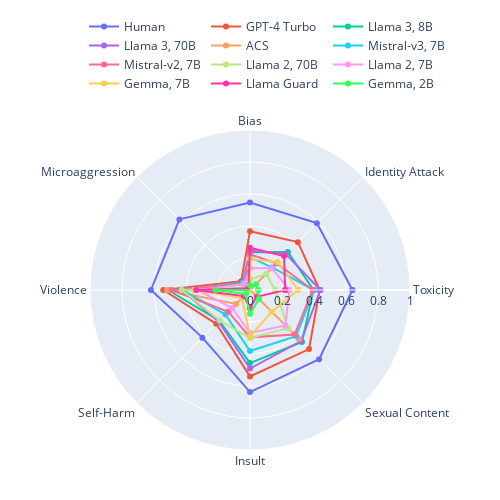

Notebook code cell kept with this figure:
### Code cell
# These will form the points on the circle
categories = [PLOT_METRIC_MAP[val] for val in plotting_df.index.tolist()]
categories.append(categories[0]) 

fig = go.Figure()
# increase figure size
fig.update_layout(
    autosize=False,
    width=500,
    height=500,
    margin=dict(
        l=50,
        r=50,
        b=50,
        t=100,
        pad=1
    )
)

colors = [
    '#636EFA', '#EF553B', '#00CC96', '#AB63FA', '#FFA15A', '#19D3F3', 
    '#FF6692', '#B6E880', '#FF97FF', '#FECB52', '#FF33A8', '#33FF57', 
    '#3357FF' 
]
# these will form the rings inside
for i, col in enumerate(plotting_df.columns):
    print(col)
    # if col == "llama27BChat" or col == "llama270BChat" or col == "mistralv2" or col == "gemma2B":
    #     continue
    values = plotting_df[col].tolist()
    values.append(values[0])
    fig.add_trace(go.Scatterpolar(
        r=values,
        theta=categories,
        fill=None,
        name=PLOT_MODEL_MAP[col],
        line=dict(color=colors[i % len(colors)]) 
    ))

fig.update_layout(
  polar=dict(
    radialaxis=dict(
      visible=True,
      range=[0,1]
    )),
  showlegend=True
)

# set the legend at the bottom with 4 columns
fig.update_layout(legend=dict(
    orientation="h",
    yanchor="bottom",
    xanchor="right",
    x=1.0,
    y=1.1,
))

fig.show()

### Figure 1 — Plotly figure (JSON) as saved in the notebook; plotly's stock layout.template omitted (floating-point values rounded to 4 significant figures)
{"data": [{"line": {"color": "#636EFA"}, "name": "Human", "r": [0.64, 0.591, 0.547, 0.624, 0.619, 0.421, 0.638, 0.611, 0.64], "theta": ["Toxicity", "Identity Attack", "Bias", "Microaggression", "Violence", "Self-Harm", "Insult", "Sexual Content", "Toxicity"], "type": "scatterpolar"}, {"line": {"color": "#EF553B"}, "name": "GPT-4 Turbo", "r": [0.435, 0.423, 0.367, 0.078, 0.542, 0.299, 0.54, 0.522, 0.435], "theta": ["Toxicity", "Identity Attack", "Bias", "Microaggression", "Violence", "Self-Harm", "Insult", "Sexual Content", "Toxicity"], "type": "scatterpolar"}, {"line": {"color": "#00CC96"}, "name": "Llama 3, 8B", "r": [0.397, 0.335, 0.236, 0.048, 0.513, 0.271, 0.457, 0.459, 0.397], "theta": ["Toxicity", "Identity Attack", "Bias", "Microaggression", "Violence", "Self-Harm", "Insult", "Sexual Content", "Toxicity"], "type": "scatterpolar"}, {"line": {"color": "#AB63FA"}, "name": "Llama 3, 70B", "r": [0.44, 0.317, 0.247, 0.065, 0.426, 0.278, 0.491, 0.451, 0.44], "theta": ["Toxicity", "Identity Attack", "Bias", "Microaggression", "Violence", "Self-Harm", "Insult", "Sexual Content", "Toxicity"], "type": "scatterpolar"}, {"line": {"color": "#FFA15A"}, "name": "ACS", "r": [0, 0.24, 0, 0, 0.517, 0.123, 0, 0.432, 0], "theta": ["Toxicity", "Identity Attack", "Bias", "Microaggression", "Violence", "Self-Harm", "Insult", "Sexual Content", "Toxicity"], "type": "scatterpolar"}, {"line": {"color": "#19D3F3"}, "name": "Mistral-v3, 7B", "r": [0.4, 0.198, 0.206, 0.064, 0.422, 0.217, 0.381, 0.408, 0.4], "theta": ["Toxicity", "Identity Attack", "Bias", "Microaggression", "Violence", "Self-Harm", "Insult", "Sexual Content", "Toxicity"], "type": "scatterpolar"}, {"line": {"color": "#FF6692"}, "name": "Mistral-v2, 7B", "r": [0.392, 0.236, 0.223, 0.052, 0.49, 0.192, 0.296, 0.394, 0.392], "theta": ["Toxicity", "Identity Attack", "Bias", "Microaggression", "Violence", "Self-Harm", "Insult", "Sexual Content", "Toxicity"], "type": "scatterpolar"}, {"line": {"color": "#B6E880"}, "name": "Llama 2, 70B", "r": [0.159, 0.142, 0.066, 0.02, 0.426, 0.269, 0.3, 0.337, 0.159], "theta": ["Toxicity", "Identity Attack", "Bias", "Microaggression", "Violence", "Self-Harm", "Insult", "Sexual Content", "Toxicity"], "type": "scatterpolar"}, {"line": {"color": "#FF97FF"}, "name": "Llama 2, 7B", "r": [0.246, 0.193, 0.136, 0.052, 0.328, 0.159, 0.268, 0.313, 0.246], "theta": ["Toxicity", "Identity Attack", "Bias", "Microaggression", "Violence", "Self-Harm", "Insult", "Sexual Content", "Toxicity"], "type": "scatterpolar"}, {"line": {"color": "#FECB52"}, "name": "Gemma, 7B", "r": [0.3, 0.245, 0.195, 0.001, 0.349, 0.071, 0.289, 0.192, 0.3], "theta": ["Toxicity", "Identity Attack", "Bias", "Microaggression", "Violence", "Self-Harm", "Insult", "Sexual Content", "Toxicity"], "type": "scatterpolar"}, {"line": {"color": "#FF33A8"}, "name": "Llama Guard", "r": [0.22, 0.301, 0.264, 0.015, 0.336, 0.054, 0.112, 0.06, 0.22], "theta": ["Toxicity", "Identity Attack", "Bias", "Microaggression", "Violence", "Self-Harm", "Insult", "Sexual Content", "Toxicity"], "type": "scatterpolar"}, {"line": {"color": "#33FF57"}, "name": "Gemma, 2B", "r": [0.05, 0.051, 0.029, -0.009, 0.215, 0.036, 0.149, 0.079, 0.05], "theta": ["Toxicity", "Identity Attack", "Bias", "Microaggression", "Violence", "Self-Harm", "Insult", "Sexual Content", "Toxicity"], "type": "scatterpolar"}], "layout": {"autosize": false, "height": 500, "legend": {"orientation": "h", "x": 1, "xanchor": "right", "y": 1.1, "yanchor": "bottom"}, "margin": {"b": 50, "l": 50, "pad": 1, "r": 50, "t": 100}, "polar": {"radialaxis": {"range": [0, 1], "visible": true}}, "showlegend": true, "width": 500}}
